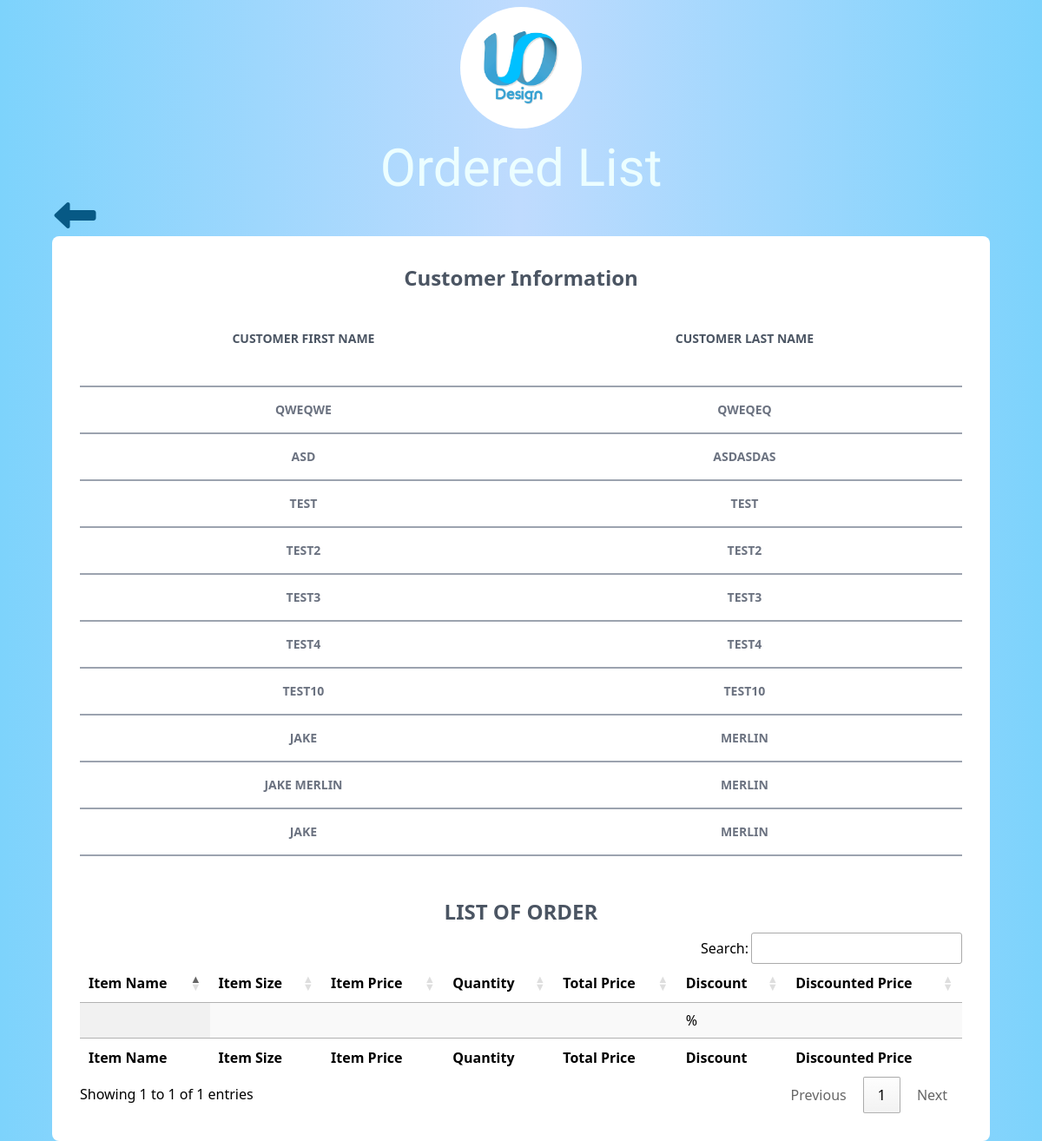
/admin/ordered-record.php (signed in), run on the app's committed database.
### tables this page shows
CREATE TABLE `customer` (
  `customer_ID` int(11) NOT NULL,
  `customer_FN` varchar(20) NOT NULL,
  `customer_LN` varchar(20) NOT NULL,
  `operated_by` varchar(30) NOT NULL,
  `date` datetime NOT NULL DEFAULT current_timestamp()
);

### function.php (called while the page is built, shortened)
<?php
$con = mysqli_connect("localhost", "root", "1234", "uddesign_inventory");
$customers = "SELECT * FROM `customer`";
$customers_query = mysqli_query($con, $customers);

### admin/ordered-record.php (the view, shortened to what this page needs)
<?php
include('../function.php');
?>
<!DOCTYPE html>
<html lang="en">
<head>
    <link rel="stylesheet" href="https://cdn.datatables.net/1.13.4/css/jquery.dataTables.min.css">
    <link rel="stylesheet" href="https://cdn.datatables.net/buttons/2.3.6/css/buttons.dataTables.min.css">
    <link rel="stylesheet" href="../sidebar.css">
    <script src="https://cdn.tailwindcss.com"></script>
</head>
<body id="body" class="bg-gradient-to-r from-sky-300 via-blue-200 to-sky-300 ">
    <div id="logo">
        <img class="text-center mt-2 mx-auto rounded-full" src="../img/udd-design.jpg" width="140" height="140">
        <h1 class="text-center text-cyan-50 text-6xl mt-4" style="font-family: 'Alkatra', cursive;">Ordered List</h1>
        <a href="customer.php"><i class="ml-[5.2%] fa-solid fa-left-long align-left text-5xl text-sky-800 hover:opacity-50"></i></a>
    </div>
    <div id="print-body" class=" relative overflow-x-auto mx-auto w-[90%] bg-white p-8 rounded-lg">
        <div class=" mb-8 text-center text-2xl font-bold text-gray-600">
            Customer Information
        </div>
        <table class="w-[100%] mb-12 text-center mx-auto text-sm text-gray-500 dark:text-gray-400">
            <thead class="font-bold text-gray-600 uppercase dark:bg-gray-700 dark:text-gray-400">
                <tr>
                    <th class="px-2 py-3">
                        Customer First Name
                    </th>
                    <th class="px-2 py-3">
                        Customer Last Name
                    </th>
                </tr>
            </thead>
            <tbody>
                <?php
                do {
                ?>
                    <tr class="font-medium bg-white uppercase border-b-2 border-gray-400 dark:bg-gray-900 dark:border-gray-700">
                        <td class="px-2 py-4 font-bold">
                            <?php echo $customers_ordered_row['customer_FN'] ?>
                        </td>
                        <td class="px-2 py-4 font-bold">
                            <?php echo $customers_ordered_row['customer_LN'] ?>
                        </td>
                    </tr>
                <?php
                } while ($customers_ordered_row = mysqli_fetch_assoc($customers_query))
                ?>
            </tbody>
        </table>
        <div class=" mb-2 text-center text-2xl font-bold text-gray-600">
            LIST OF ORDER
        </div>
        <table id="example" class="display nowrap" style="width:100%">
        <thead>
        <tr>
                <th>Item Name</th>
                <th>Item Size</th>
                <th>Item Price</th>
                <th>Quantity</th>
                <th>Total Price</th>
                <th>Discount</th>
                <th>Discounted Price</th>
            </tr>
        </thead>
        <tbody>
        <?php
            $percent = "%";
        do{ ?>
            <tr>
                <td><?php echo $customer_order_query_row['Item_Name']?></td>
                <td><?php echo $customer_order_query_row['Item_Size']?></td>
                <td><?php echo $customer_order_query_row['Item_Price']?></td>
                <td><?php echo $customer_order_query_row['quantity']?></td>
                <td><?php echo $customer_order_query_row['Total_Price']?></td>
                <td><?php echo $customer_order_query_row['Discount'],$percent?></td>
                <td><?php echo $customer_order_query_row['Discounted_Price']?></td>
            </tr>
            <?php }while($customer_order_query_row = mysqli_fetch_assoc($customer_order_query))?>
        </tbody>
        <tfoot>
        <tr>
                <th>Item Name</th>
                <th>Item Size</th>
                <th>Item Price</th>
                <th>Quantity</th>
                <th>Total Price</th>
                <th>Discount</th>
                <th>Discounted Price</th>
            </tr>
        </tfoot>
    </table>
</body>
</html>

### data on the page
customer: customer_FN "QWEQWE", customer_LN "QWEQEQ"
customer: customer_FN "ASD", customer_LN "ASDASDAS"
customer: customer_FN "TEST", customer_LN "TEST"
customer: customer_FN "TEST2", customer_LN "TEST2"
customer: customer_FN "TEST3", customer_LN "TEST3"
customer: customer_FN "TEST4", customer_LN "TEST4"
customer: customer_FN "TEST10", customer_LN "TEST10"
customer: customer_FN "JAKE", customer_LN "MERLIN"
customer: customer_FN "JAKE MERLIN", customer_LN "MERLIN"
customer: customer_FN "JAKE", customer_LN "MERLIN"
